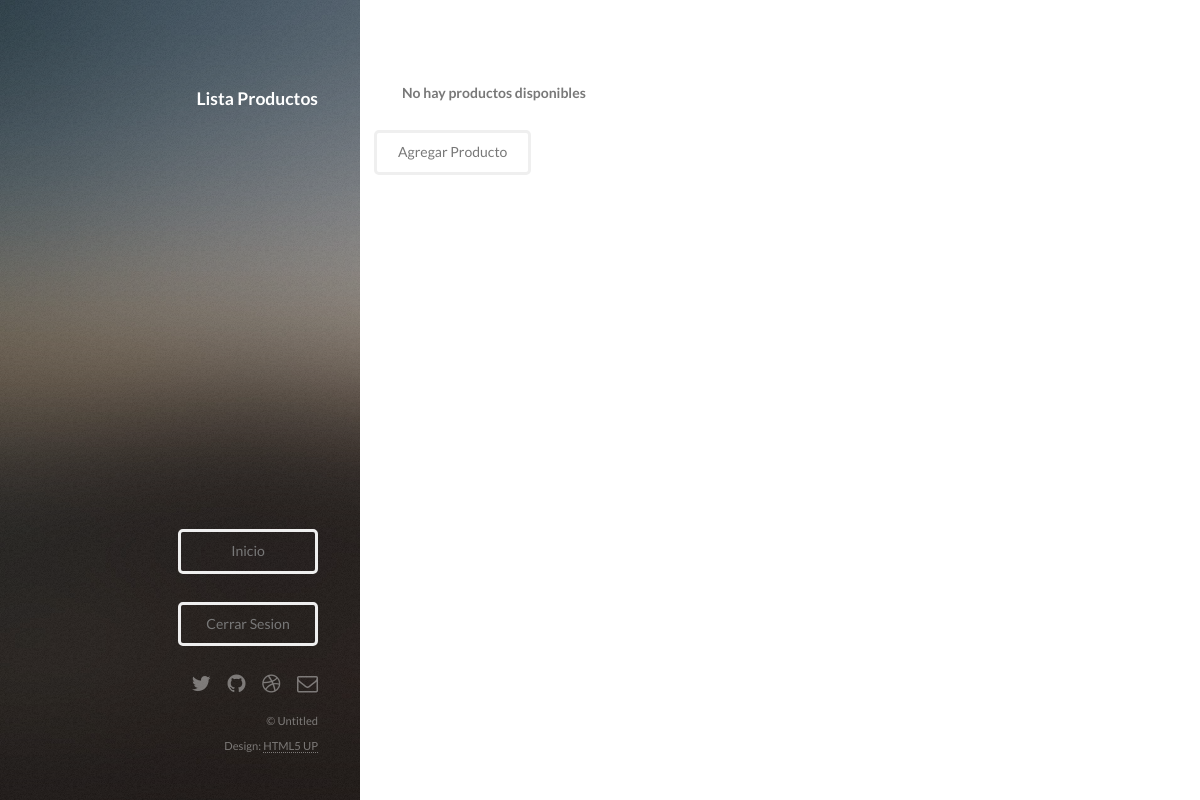
The app's page /stock/lista-productos/ (signed in), older data.
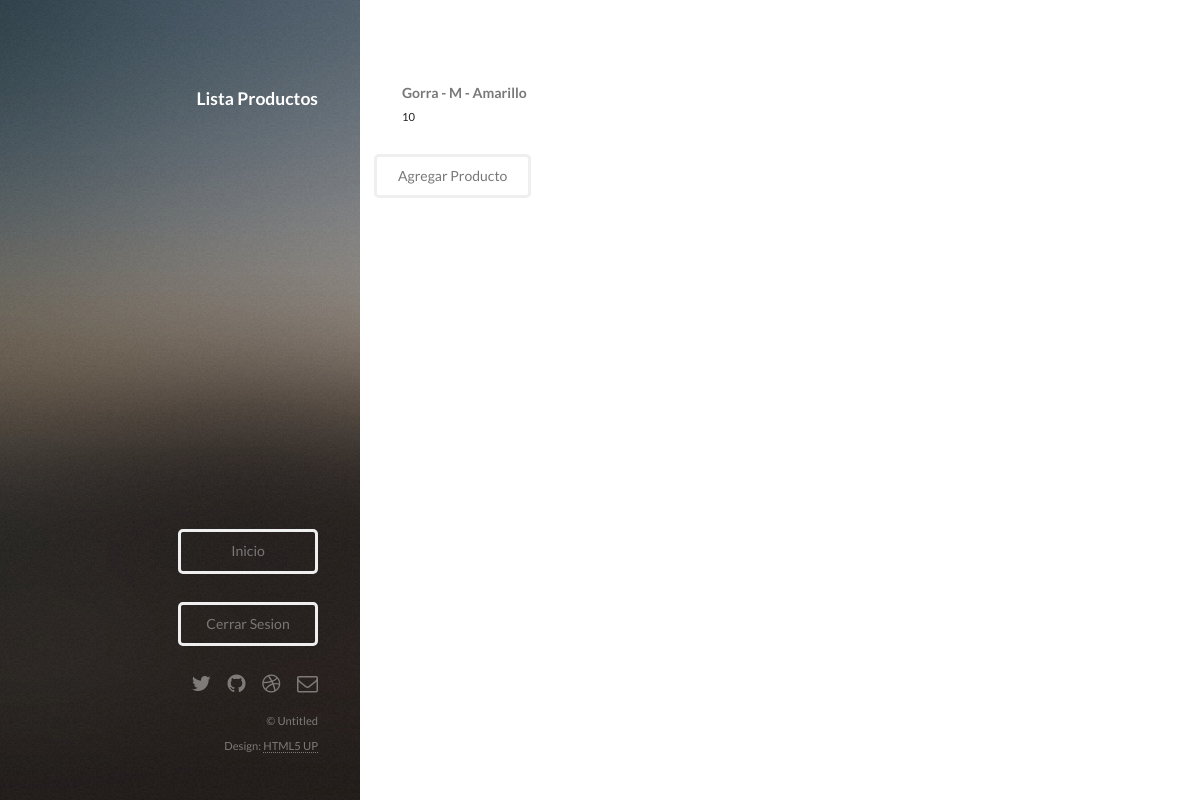
The same page, newer data.
### stock/models.py (models this page shows, shortened)
class Producto(models.Model):
	tipo_producto = models.ForeignKey(TipoProducto)
	tipo_estampado = models.ManyToManyField(TipoEstampado)
	talla = models.ForeignKey(Talla, blank=True, null=True)
	cantidad = models.IntegerField()
	descripcion = models.TextField(max_length=500)
	color = models.ForeignKey(Color)

class TipoProducto(models.Model):
	codigo = models.CharField(max_length=5)
	nombre = models.CharField(max_length=20)

class Talla(models.Model):
	codigo = models.CharField(max_length=5)
	nombre = models.CharField(max_length=20)

class Color(models.Model):
	codigo = models.CharField(max_length=5)
	nombre = models.CharField(max_length=20)
	def __str__(self):
		return str(self.nombre)

### stock/views.py (the view)
class ListaProductosView(ListView):
    model = Producto
    template_name = 'lista_productos.html'

### stock/templates/lista_productos.html (shortened to what this page needs)
{% load staticfiles %}
<!DOCTYPE HTML>
<html>
<head>
    <link rel="stylesheet" href=" {% static 'assets/css/main.css' %}" />
</head>
<body id="top">
    <header id="header">
        <div class="inner">
            <h1>
                <strong>Lista Productos</strong>
                <br />
        </div>
    </header>
    <div id="main">
        <section id="one">
            <div class="row">
                {% for producto in object_list %}
                <article class="6u 12u$(xsmall) work-item">
                    <h3>
                        {{ producto.tipo_producto.nombre }} - {{producto.talla.nombre}} - {{producto.color}}
                    </h3>
                    <p>
                        {{ producto.cantidad }}
                    </p>
                </article>
                {% empty %}
                <article class="6u 12u$(xsmall) work-item">
                    <h3>No hay productos disponibles</h3>
                </article>
                {% endfor %}
            </div>
            <div class="row">
                <a class="button" href="/stock/agregar-producto/">Agregar Producto</a>
            </div>
        </section>
    </div>
    <footer id="footer">
        <div class="inner">
            {% if user.is_authenticated %}
            <ul>
                <a href="/" class="button">Inicio</a>
            </ul>
            <ul>
                <a href="/accounts/logout" class="button">Cerrar Sesion</a>
            </ul>
            {% else %}
            <ul>
                <a href="/accounts/login" class="button">Iniciar Sesion</a>
            </ul>
            {% endif %}
            <ul class="icons">
                <li>
                    <a href="#" class="icon fa-twitter">
                    </a>
                </li>
                <li>
                    <a href="#" class="icon fa-github">
                    </a>
                </li>
                <li>
                    <a href="#" class="icon fa-dribbble">
                    </a>
                </li>
                <li>
                    <a href="#" class="icon fa-envelope-o">
                    </a>
                </li>
            </ul>
            <ul class="copyright">
                <li>&copy; Untitled</li>
                <li>Design:
                    <a href="http://html5up.net">HTML5 UP</a>
                </li>
            </ul>
        </div>
    </footer>
    <link href="{% static 'semantic-ui/semantic.min.css' %}" rel="stylesheet">
</body>
</html>

Row changes from the older to the newer data that the page shows:
added Producto: tipo_producto.nombre "Gorra", talla.nombre "M", color "Amarillo", cantidad "10"
Text that changed along with them:
text no longer shown: "No hay productos disponibles"
